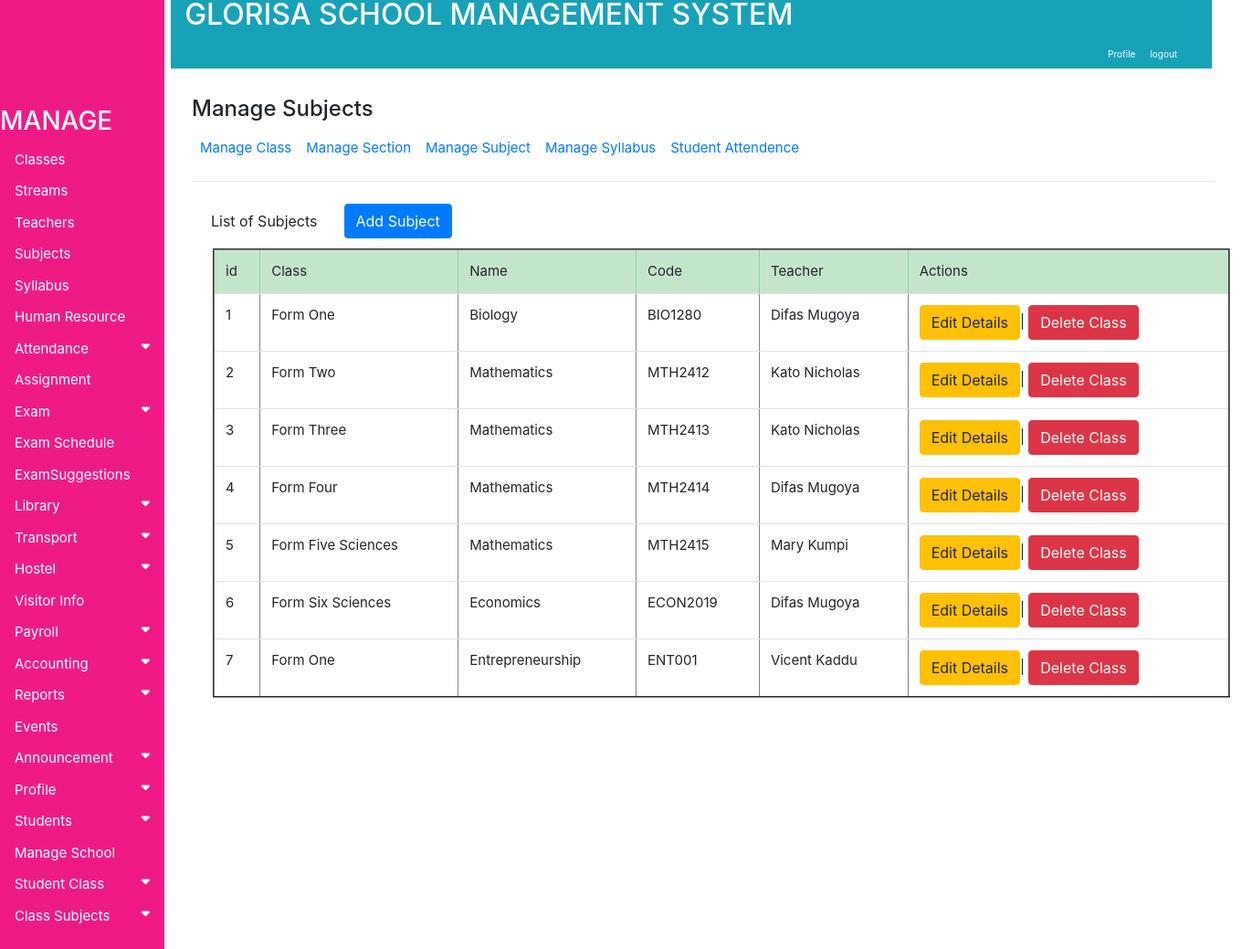
The page /accounts/viewsubjects (signed in) on the database its author committed.
### accounts/models.py (models this page shows, shortened)
class Subjects(models.Model):
    choices = (('Compulsory','Compulsory'),('Options','Options'))
    Subjectname = models.CharField(max_length=130)
    Subjectcode = models.CharField(max_length=130)
    Author = models.CharField(max_length=130)
    Class = models.ForeignKey(Classinformation, on_delete=models.PROTECT, blank=True, null=True)
    SubjectTeacher = models.ForeignKey(TeachersInformation, on_delete=models.PROTECT, blank=True, null=True)
    Type = models.CharField(max_length=130, choices=choices, blank=False)
    OtherNotes = models.TextField(max_length=200, blank=True)

class Classinformation(models.Model):
    nameclass= (('Form_One','Form_One'), ('Form_Two', 'Form_Two'),('Form_Three','Form_Three'), ('Form_Four', 'Form_Four'),
    ('Form_Five_Arts','Form_Five_Arts'), ('Form_Five_Sciences', 'Form_Five_Sciences'),
    ('Form_Five_Six','Form_Six_Arts'), ('Form_Six_Sciences', 'Form_Six_Sciences'))
    ClassName = models.CharField(max_length=130, choices=nameclass, blank=False)
    ClassTeacher = models.ForeignKey(TeachersInformation, on_delete=models.PROTECT, blank=True, null=True)
    TotalStudents = models.CharField(max_length=30, blank=True)
    NumberOfSections = models.CharField(max_length=30, blank=True)
    def __str__(self):
        return self.ClassName

class TeachersInformation(models.Model):
    choices = (('female','female'), ('male', 'male'))
    type = (('Monthly','Monthly'), ('hourly', 'hourly'))
    blood= (('A+','A+'), ('A-', 'A-'),('B+','B+'), ('B-', 'B-'),('AB+','AB+'), ('AB-', 'AB-'),
    ('O+','O+'), ('O-', 'O-'))
    responsibility = (('Mathematics','Mathematics'), ('English', 'English'),('History','History'), ('Biology', 'Biology')
    ,('Chemistry','Chemistry'), ('Physics', 'Physics'),('Geography','Geography'), ('Economics', 'Economics'))
    Name = models.CharField(max_length=130)
    NationaId = models.CharField(max_length=130)
    Responsibility = models.CharField(max_length=100, choices=responsibility, blank=False)
    Gender=models.CharField(max_length=10, choices=choices, blank=False, null=True)
    BloodGroup=models.CharField(max_length=10, choices=blood, blank=False, null=True)
    Religion =models.CharField(max_length=130)
    DateOfBirth=models.CharField(max_length=130, default="15-10-1990")
    PermanentAddress=models.CharField(max_length=130)
    PresentAddress=models.CharField(max_length=130 )
    Email=models.CharField(max_length=130)
    Password=models.CharField(max_length=130)
    Username=models.CharField(max_length=130)
    Salary = models.ForeignKey(SalaryGrade, on_delete=models.PROTECT, blank=True, null=True)
    SalaryType =models.CharField(max_length=10, choices=type, blank=False)
    JoiningDate=models.CharField(max_length=130,  default="15-10-1990")
    Resume=models.FileField(upload_to="gallery")
    TeacherPhoto=models.ImageField(upload_to="gallery")
    OtherInfo=models.TextField(max_length=100,  default="Enter Other Notes")
    def __str__(self):
        return self.Name

### accounts/views/views.py (the view)
@login_required
def viewsubjects(request):
    all_info = Subjects.objects.all()
    context = {'all_info': all_info}
    return render(request, 'accounts/Subject/viewsubjects.html', context)

### accounts/templates/accounts/Subject/viewsubjects.html
{% extends 'base.html' %}
{% block body %}
<div class="container" style="margin-left: 200px;font-size: 20px; padding: 0px 10px;">
<br><h4>Manage Subjects</h4>
<nav class="nav navbar-expand" style="font-size:15px; padding: 1px 1px 1px 1px">
  <ul class="navbar-nav mr-auto">
    <li class="nav-item">
      <a class="nav-link" href="{% url 'viewclassinformation'%}">Manage Class</a>
    </li>
    <li class="nav-item">
      <a class="nav-link" href="{% url 'viewsectioninformation'%}">Manage Section</a>
    </li>
    <li class="nav-item">
      <a class="nav-link" href="{% url 'viewsubjects'%}">Manage Subject</a>
    </li>
    <li class="nav-item">
      <a class="nav-link" href="{% url 'viewsyllabus'%}">Manage Syllabus</a>
    </li>
    <li class="nav-item">
      <a class="nav-link" href="{% url 'studentattendance'%}">Student Attendence</a>
    </li>
  </ul>
</nav>
  <hr style=" margin-top: 1rem;margin-bottom: 1rem;border: 0;
   border-top: 1px solid rgba(0, 0, 0, 0.1);"/>
<nav class="nav navbar-expand">
  <ul class="navbar-nav mr-auto">
    <li class="nav-item">
    <a class="nav-link" href="#"><button class="btn btn-default">List of Subjects</button></a>
    </li>
    <li class="nav-item">
    <a class="nav-link" href="{% url 'addsubject' %}"><button class="btn btn-primary">Add Subject</button></a>
    </li>
  </ul>
</nav>
<div class="container" style="margin-left:20px; font-size:15px; padding:3px">
<table class="table table-hover" border="2">
   <thead class="table-success">
     <tr>
         <td>id</td>
         <td>Class</td>
         <td>Name</td>
         <td>Code</td>
         <td>Teacher</td>
          <td>Actions</td>
     </tr>
   </thead>
   <tbody>
     {% if all_info %}
     {% for item in all_info %}
     <tr>
       <td>{{ item.id}}</td>
       <td>{{ item.Class}}</td>
       <td>{{ item.Subjectname}}</td>
       <td>{{ item.Subjectcode}}</td>
       <td>{{ item.SubjectTeacher}}</td>
       <td><a href="{% url 'editsubject' pk=item.id  %}" >
         <button class="btn btn-warning">Edit Details</button></a>|
         <a href="{% url 'deletesubject' pk=item.id %}" >
           <button class="btn btn-danger">Delete Class</button></a>
       </td>
        {% endfor %}
     </tr>
     {% endif %}
   </tbody>
</table>
</div>
</div>
{% endblock %}

### accounts/templates/base.html (shortened to what this page needs)
<!DOCTYPE html>
<html lang="en">
<head>
<link href="https://cdn.bootcss.com/bootstrap-datetimepicker/4.17.44/css/bootstrap-datetimepicker.min.css" rel="stylesheet">
<link rel="stylesheet"href="https://stackpath.bootstrapcdn.com/bootstrap/4.3.1/css/bootstrap.min.css"integrity="sha384-ggOyR0iXCbMQv3Xipma34MD+dH/1fQ784/j6cY/iJTQUOhcWr7x9JvoRxT2MZw1T">
<link rel="stylesheet" href="https://cdnjs.cloudflare.com/ajax/libs/font-awesome/4.7.0/css/font-awesome.min.css">
          {% load static %}
<link type="text/css" rel="stylesheet" href="{% static 'css/style.css'%}">
<link type="text/css" rel="stylesheet" href="{% static 'css/awesome-fonts.css'%}">
</head>
<body><br>
  <diV class="container-fluid">
  <div class="col-lg-12" style="margin-left:5.8%; margin-top:-2%">
  <nav class="container nav navbar-expand navbar-dark bg-info" >
    <div class="col-lg-12" style="color:white; font-size:100%">
      <h2>GLORISA SCHOOL MANAGEMENT SYSTEM</h2>
      <div class="collapse navbar-collapse" id="navbarExample02" style="float:right">
        <ul class="navbar-nav mr-auto" >
             <li class="nav-item">
            <a style="color:white" class="nav-link" href="{% url 'viewprofile'  %}">Profile</a>
            </li>
            <li class="nav-item">
           <a style="color:white" class="nav-link" href="{% url 'logout'  %}">logout</a>
           </li>
        </ul>
      </div>
    </div>
</nav>
</div>
<div class="row">
<div class="sidenav scrollbar scrollbar-primary">
  <br><br><br><br>
  <h3 style=" color: white">MANAGE</h3>
    <a href="{% url 'viewclassinformation'  %}">Classes</a>
    <a href="{% url 'viewsectioninformation'  %}">Streams</a>
    <a href="{% url 'viewteachers'  %}">Teachers</a>
    <a href="{% url 'viewsubjects'  %}">Subjects</a>
    <a href="{% url 'viewsyllabus'  %}">Syllabus</a>
   <a href="{% url 'viewhumanresource'  %}">Human Resource</a>
<button class="dropdown-btn">Attendance
<i class="fa fa-caret-down"></i>
</button>
<a href="{% url 'viewassignment'  %}">Assignment</a>
<button class="dropdown-btn">Exam
<i class="fa fa-caret-down"></i>
</button>
<a href="{% url 'viewexamschedule'%}">Exam Schedule</a>
<a href="{% url 'viewexamsuggestion'%}">ExamSuggestions</a>
<button class="dropdown-btn">Library
<i class="fa fa-caret-down"></i>
</button>
<button class="dropdown-btn">Transport
<i class="fa fa-caret-down"></i>
</button>
<button class="dropdown-btn">Hostel
<i class="fa fa-caret-down"></i>
</button>
<a href="{% url 'viewvisitor'%}">Visitor Info</a>
<button class="dropdown-btn">Payroll
<i class="fa fa-caret-down"></i>
</button>
<button class="dropdown-btn">Accounting
<i class="fa fa-caret-down"></i>
</button>
<button class="dropdown-btn">Reports
<i class="fa fa-caret-down"></i>
</button>
<a href="{% url 'viewevents'  %}">Events</a>
<button class="dropdown-btn">Announcement
<i class="fa fa-caret-down"></i>
</button>
<button class="dropdown-btn">Profile
<i class="fa fa-caret-down"></i>
</button>
<button class="dropdown-btn">Students
<i class="fa fa-caret-down"></i>
</button>
<a href="{% url 'viewschools'  %}">Manage School</a>
<button class="dropdown-btn">Student Class
<i class="fa fa-caret-down"></i>
</button>
<button class="dropdown-btn">Class Subjects
<i class="fa fa-caret-down"></i>
</button>
</div>
</div>
</div>
{% block body %}
{% endblock %}
</body>
</html>

### accounts/static/css/style.css (style rules this page uses)
.container { margin-left: 200px;font-size: 10px; padding: 0px 10px; }
body { font-family: "Lato", sans-serif; }
.scrollbar { float: left; height: 300px; width: 65px; background: #fff; overflow-y: scroll; margin-bottom: 25px; }
.sidenav { height: 200%; width: 180px; z-index: 1; position:absolute; top: 0; left: 0; margin-top: 0%; background-color: #EF1B85; padding-top: 20px; overflow: auto; }
.sidenav a, .dropdown-btn { padding: 6px 8px 6px 16px; text-decoration: none; font-size: 15px; color: white; display: block; border: none; background: none; width: 100%; text-align: left; cursor: pointer; outline: none; }
.fa-caret-down { float: right; padding-right: 8px; }

### rows shown on the page
Subjects: id "1", Class "Form One", Subjectname "Biology", Subjectcode "BIO1280", SubjectTeacher "Difas Mugoya"
Subjects: id "2", Class "Form Two", Subjectname "Mathematics", Subjectcode "MTH2412", SubjectTeacher "Kato Nicholas"
Subjects: id "3", Class "Form Three", Subjectname "Mathematics", Subjectcode "MTH2413", SubjectTeacher "Kato Nicholas"
Subjects: id "4", Class "Form Four", Subjectname "Mathematics", Subjectcode "MTH2414", SubjectTeacher "Difas Mugoya"
Subjects: id "5", Class "Form Five Sciences", Subjectname "Mathematics", Subjectcode "MTH2415", SubjectTeacher "Mary Kumpi"
Subjects: id "6", Class "Form Six Sciences", Subjectname "Economics", Subjectcode "ECON2019", SubjectTeacher "Difas Mugoya"
Subjects: id "7", Class "Form One", Subjectname "Entrepreneurship", Subjectcode "ENT001", SubjectTeacher "Vicent Kaddu"
